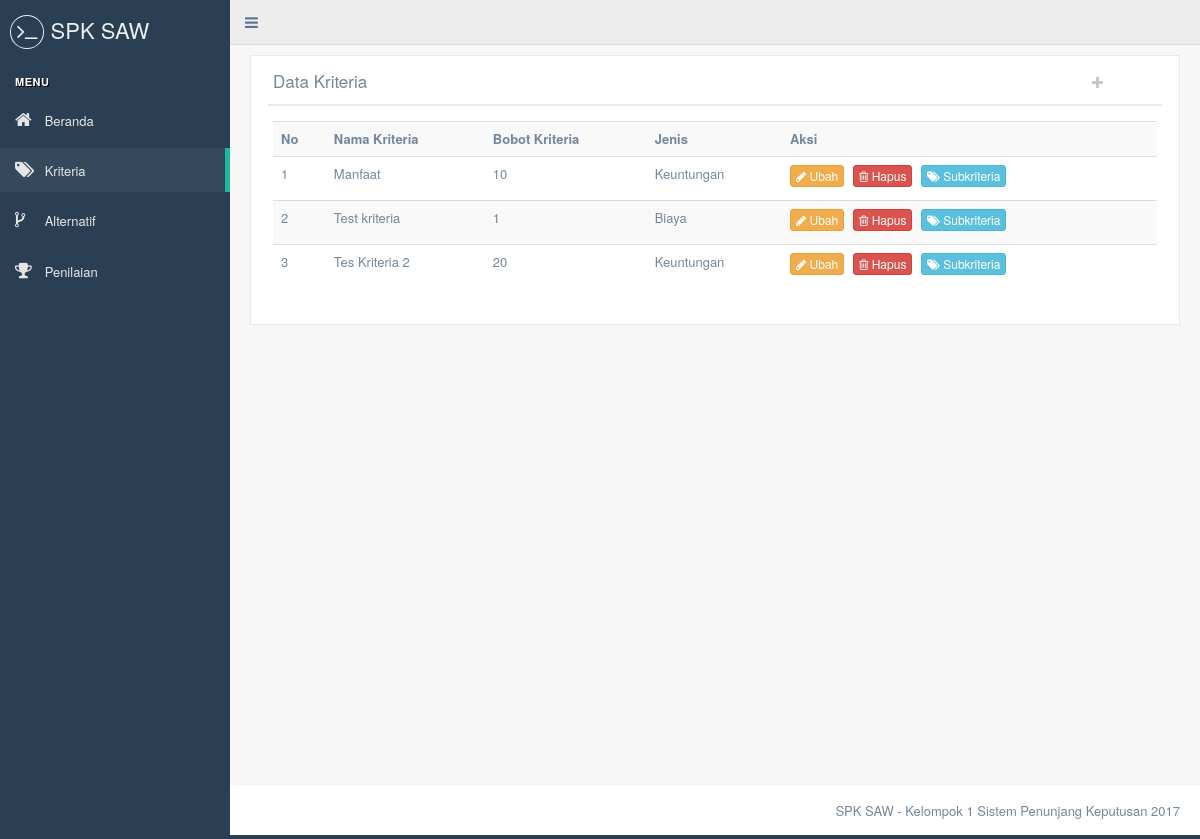
/kriteria.php, run on an earlier commit of the app's database.
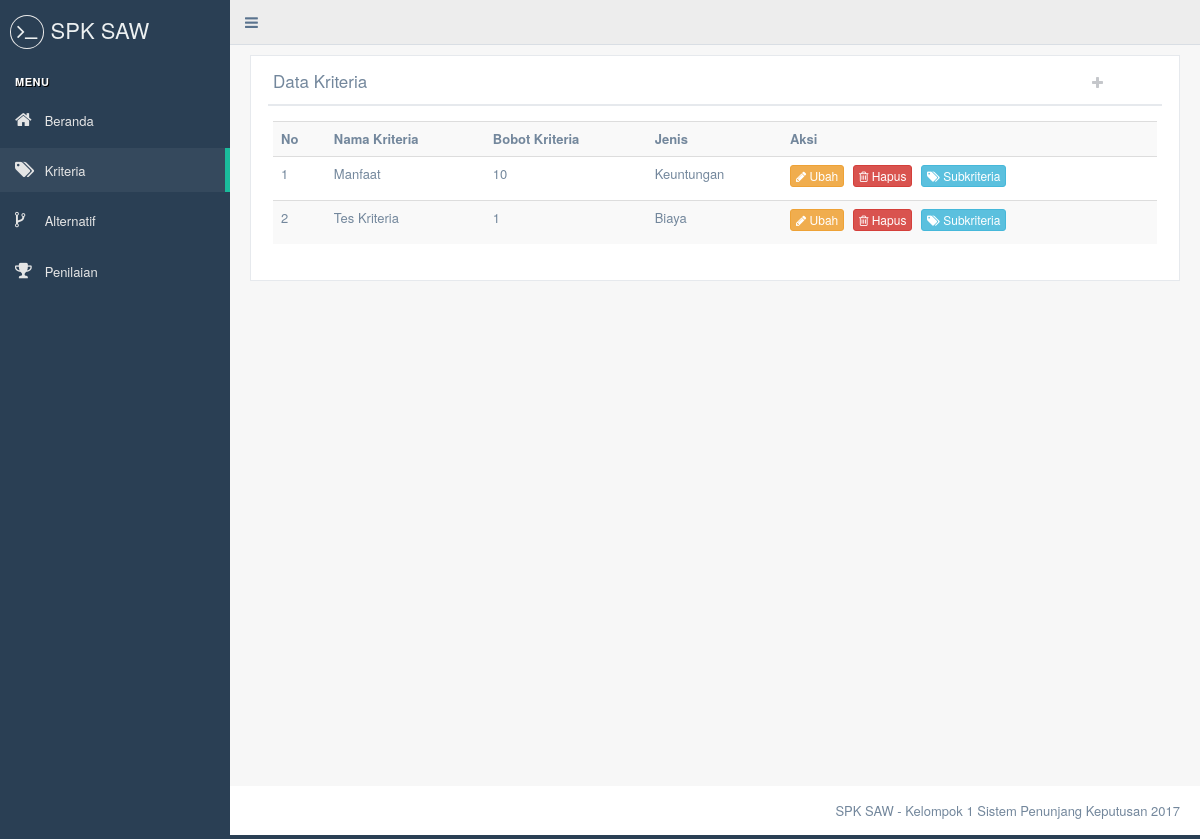
And on a later commit of the database.
### tables this page shows
CREATE TABLE `kriteria` (
  `id` int(2) NOT NULL,
  `nama` varchar(25) NOT NULL,
  `bobot` int(2) NOT NULL,
  `jenis` varchar(10) NOT NULL
);

### crud_kriteria.php (the view, shortened to what this page needs)
<?php
	require 'koneksi.php';
	function get_kriteria() {
		global $koneksi;
		$sql = "SELECT * FROM kriteria";
		$query = mysqli_query($koneksi, $sql);
		if(mysqli_num_rows($query) == 0) {
			echo "Belum ada kriteria";
		} else {
?>
			<table class="table table-striped">
				<tr>
					<th>No</th>
					<th>Nama Kriteria</th>
					<th>Bobot Kriteria</th>
					<th>Jenis</th>
					<th>Aksi</th>
				</tr>
<?php
			$no = 1;
			while($row = mysqli_fetch_assoc($query)) {
?>
				<tr>
					<td><?php echo $no; ?></td>
					<td><?php echo $row['nama']; ?></td>
					<td><?php echo $row['bobot']; ?></td>
					<td><?php echo $row['jenis']; ?></td>
					<td>
						<a class="btn btn-warning btn-xs" data-toggle="modal" data-placement="right" data-target="#modal_ubah_kriteria_<?php echo $row['id']; ?>"><i class="fa fa-pencil"></i> Ubah</a>
						<a class="btn btn-danger btn-xs" data-toggle="modal" data-placement="right" data-target="#modal_hapus_kriteria_<?php echo $row['id']; ?>"><i class="fa fa-trash-o"></i> Hapus</a>
						<a href="subkriteria.php?id=<?php echo $row['id']; ?>" class="btn btn-info btn-xs"><i class="fa fa-tags"></i> Subkriteria</a>
					</td>
				</tr>
<?php
				$no++;
			}
?>
			</table>
<?php
		}
	}
?>

### kriteria.php (shortened to what this page needs)
<?php
	require 'crud_kriteria.php'
?>
<!DOCTYPE html>
<html>
<head>
	<?php require 'layout/header.php'; ?>
</head>
<body class="nav-md">
	<div class="container body">
		<div class="main_container">
			<?php
				require 'layout/side_menu.php';
				require 'layout/top_navigation.php';
			?>
			<div class="right_col" role="main">
				<div class="">
					<div class="row">
						<div class="col-md-12 col-sm-12 col-xs-12">
							<div class="x_panel">
								<div class="x_title">
									<h2>Data Kriteria</h2>
									<ul class="nav navbar-right panel_toolbox">
										<li><a class="" data-toggle="modal" data-placement="right" data-target="#modal_tambah_kriteria" title="Tambah Kriteria"><i class="fa fa-plus"></i></a></li>
									</ul>
									<div class="clearfix"></div>
								</div>
								<div class="x_content">
									<?php
										get_kriteria();
									?>
								</div>
							</div>
						</div>
					</div>
				</div>
			</div>
			<?php require 'layout/footer.php'; ?>
		</div>
	</div>
</body>
</html>

### layout/header.php (shortened to what this page needs)
<link rel="stylesheet" href="css/bootstrap.min.css">
<link rel="stylesheet" href="css/animate.min.css">
<link rel="stylesheet" href="css/custom.min.css">
<link rel="stylesheet" href="fonts/css/font-awesome.min.css">

### layout/side_menu.php (shortened to what this page needs)
<div class="col-md-3 left_col">
	<div class="left_col scroll-view">
		<div class="navbar nav_title" style="border: 0;">
			<a href="index.php" class="site_title"><i class="fa fa-terminal"></i> <span>SPK SAW</span></a>
		</div>
		<br>
		<div id="sidebar-menu" class="main_menu_side hidden-print main_menu">
			<div class="menu_section">
				<h3>Menu</h3>
				<ul class="nav side-menu">
					<li>
						<a href="index.php"><i class="fa fa-home"></i> Beranda</a>
					</li>
					<li>
						<a href="kriteria.php"><i class="fa fa-tags"></i> Kriteria</a>
					</li>
					<li>
						<a href="alternatif.php"><i class="fa fa-code-fork"></i> Alternatif</a>
					</li>
					<li>
						<a href="penilaian.php"><i class="fa fa-trophy"></i> Penilaian</a>
					</li>
				</ul>
			</div>
		</div>
	</div>
</div>

### layout/top_navigation.php
<div class="top_nav">
	<div class="nav_menu">
		<nav>
			<ul class="nav">
				<li role="button">
					<a id="menu_toggle"><i class="fa fa-bars"></i></a>
				</li>
			</ul>
		</nav>
	</div>
</div>

### layout/footer.php
<footer>
	<div class="pull-right">
		SPK SAW - Kelompok 1 Sistem Penunjang Keputusan 2017
	</div>
	<div class="clearfix"></div>
</footer>

What changed in the data, as far as the page shows it:
removed kriteria: nama "Test kriteria", bobot "1", jenis "Biaya"
removed kriteria: nama "Tes Kriteria 2", bobot "20", jenis "Keuntungan"
added kriteria: nama "Tes Kriteria", bobot "1", jenis "Biaya"
